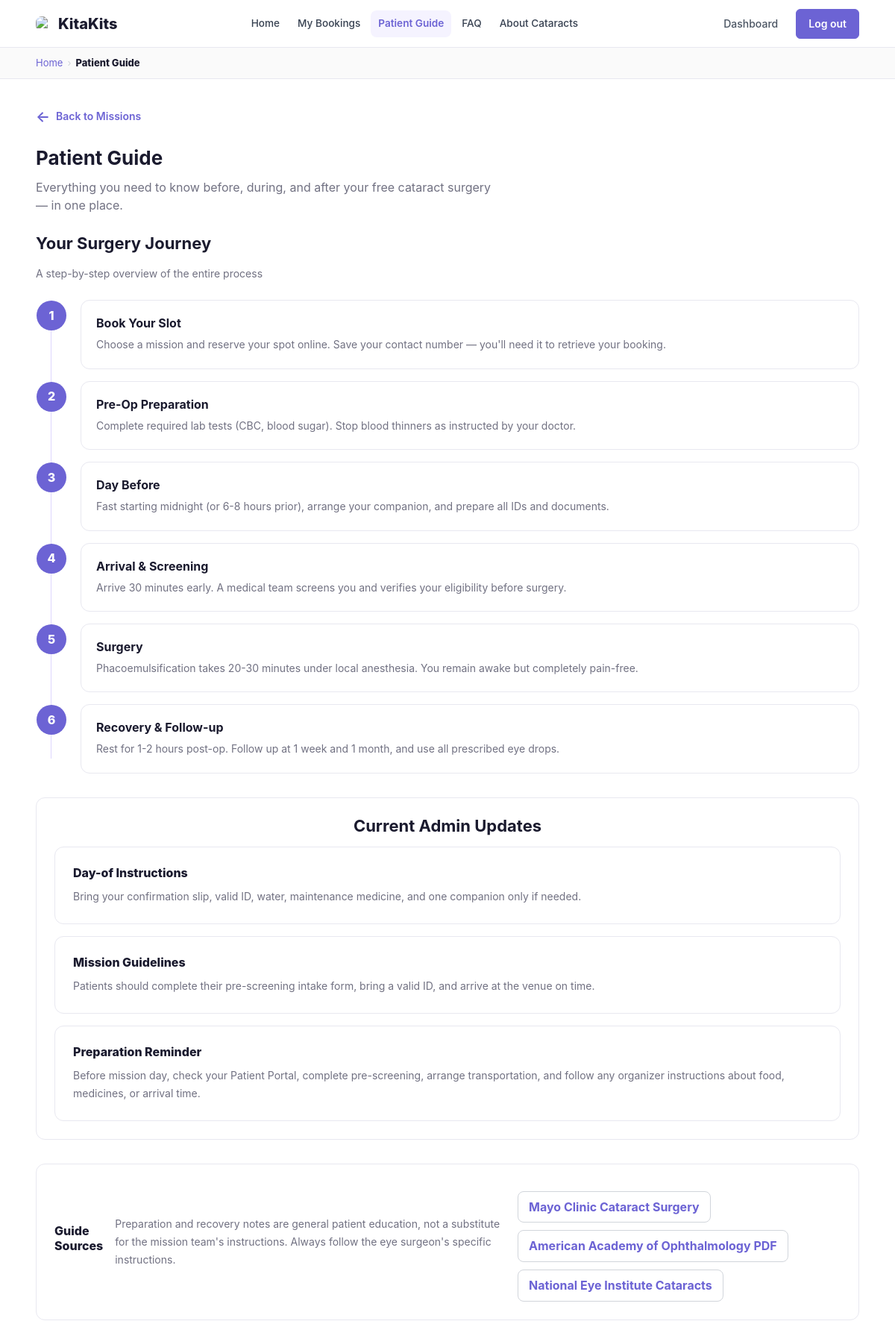
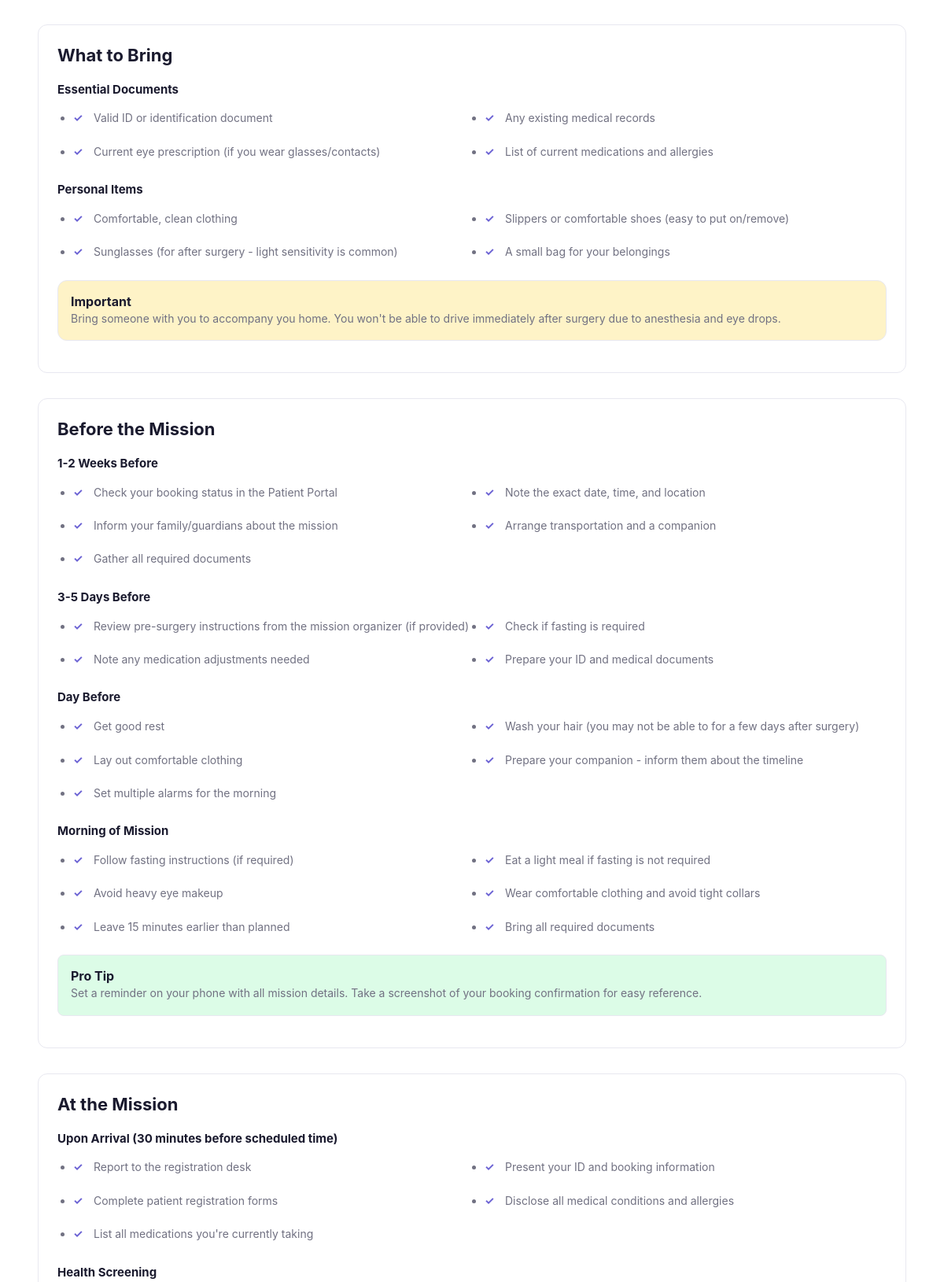
The app's page /pages/patient_guide.php (signed in, upper part) with its own data (2 pictures, top to bottom).
### tables this page shows
CREATE TABLE `content_pages` (
  `page_id` int(11) NOT NULL AUTO_INCREMENT,
  `page_key` varchar(80) NOT NULL,
  `title` varchar(150) NOT NULL,
  `body` longtext NOT NULL,
  `status` enum('draft','published','archived') NOT NULL DEFAULT 'draft',
  `updated_by` int(11) DEFAULT NULL,
  `published_at` timestamp NULL DEFAULT NULL,
  `created_at` timestamp NOT NULL DEFAULT current_timestamp(),
  `updated_at` timestamp NOT NULL DEFAULT current_timestamp() ON UPDATE current_timestamp(),
  PRIMARY KEY (`page_id`),
  UNIQUE KEY `uq_content_pages_key` (`page_key`),
  KEY `idx_content_pages_status` (`status`),
  KEY `idx_content_pages_updated_by` (`updated_by`),
  CONSTRAINT `fk_content_pages_updated_by` FOREIGN KEY (`updated_by`) REFERENCES `users` (`user_id`) ON DELETE SET NULL ON UPDATE CASCADE
);

### public/pages/patient_guide.php (the view, shortened to what this page needs)
<?php
require_once(__DIR__ . '/../../app/config/db.php');
require_once(__DIR__ . '/../includes/layout.php');
$managed_content = [];
try {
    $content_stmt = $conn->prepare("SELECT page_key, title, body
                                    FROM content_pages
                                    WHERE status = 'published'
                                      AND page_key IN ('patient_guide_preparation', 'mission_guidelines', 'day_of_instructions')
                                    ORDER BY page_key ASC");
    $content_stmt->execute();
    $managed_content = $content_stmt->fetchAll(PDO::FETCH_ASSOC);
} catch (PDOException $e) {
    $managed_content = [];
}
?>
<!DOCTYPE html>
<html lang="en">
<head>
    <link rel="stylesheet" href="../assets/css/style.css">
</head>
<body class="page-patient-guide">
    <main class="container">
        <a href="../index.php" class="btn-back">Back to Missions</a>
        <section class="figma-page-intro">
            <h1>Patient Guide</h1>
            <p>Everything you need to know before, during, and after your free cataract surgery — in one place.</p>
        </section>
        <div class="guide-section guide-journey">
            <div class="section-header">
                <div>
                    <h2>Your Surgery Journey</h2>
                    <p>A step-by-step overview of the entire process</p>
                </div>
            </div>
            <div class="timeline">
                <div class="timeline-item">
                    <h4>Book Your Slot</h4>
                    <p>Choose a mission and reserve your spot online. Save your contact number — you'll need it to retrieve your booking.</p>
                </div>
                <div class="timeline-item">
                    <h4>Pre-Op Preparation</h4>
                    <p>Complete required lab tests (CBC, blood sugar). Stop blood thinners as instructed by your doctor.</p>
                </div>
                <div class="timeline-item">
                    <h4>Day Before</h4>
                    <p>Fast starting midnight (or 6-8 hours prior), arrange your companion, and prepare all IDs and documents.</p>
                </div>
                <div class="timeline-item">
                    <h4>Arrival &amp; Screening</h4>
                    <p>Arrive 30 minutes early. A medical team screens you and verifies your eligibility before surgery.</p>
                </div>
                <div class="timeline-item">
                    <h4>Surgery</h4>
                    <p>Phacoemulsification takes 20-30 minutes under local anesthesia. You remain awake but completely pain-free.</p>
                </div>
                <div class="timeline-item">
                    <h4>Recovery &amp; Follow-up</h4>
                    <p>Rest for 1-2 hours post-op. Follow up at 1 week and 1 month, and use all prescribed eye drops.</p>
                </div>
            </div>
        </div>
        <?php if ($managed_content): ?>
            <section class="patient-resources">
                <h2 class="centered-section-title">Current Admin Updates</h2>
                <div class="content-advisory-grid">
                    <?php foreach ($managed_content as $page): ?>
                        <article class="content-advisory">
                            <h3><?php echo htmlspecialchars($page['title']); ?></h3>
                            <p><?php echo nl2br(htmlspecialchars($page['body'])); ?></p>
                        </article>
                    <?php endforeach; ?>
                </div>
            </section>
        <?php endif; ?>
        <div class="source-panel figma-secondary-source">
            <h3>Guide Sources</h3>
            <p>Preparation and recovery notes are general patient education, not a substitute for the mission team's instructions. Always follow the eye surgeon's specific instructions.</p>
            <div class="source-links">
                <a class="source-button" href="https://www.mayoclinic.org/tests-procedures/cataract-surgery/about/pac-20384765" target="_blank" rel="noopener">Mayo Clinic Cataract Surgery</a>
                <a class="source-button" href="https://store.aao.org/media/resources/051225/Cataract-Surgery_09-19.pdf" target="_blank" rel="noopener">American Academy of Ophthalmology PDF</a>
                <a class="source-button" href="https://www.nei.nih.gov/eye-health-information/eye-conditions-and-diseases/cataracts" target="_blank" rel="noopener">National Eye Institute Cataracts</a>
            </div>
        </div>
        <div class="guide-section">
            <h2>What to Bring</h2>
            <h3>Essential Documents</h3>
            <ul class="checklist">
                <li>Valid ID or identification document</li>
                <li>Any existing medical records</li>
                <li>Current eye prescription (if you wear glasses/contacts)</li>
                <li>List of current medications and allergies</li>
            </ul>
            <h3>Personal Items</h3>
            <ul class="checklist">
                <li>Comfortable, clean clothing</li>
                <li>Slippers or comfortable shoes (easy to put on/remove)</li>
                <li>Sunglasses (for after surgery - light sensitivity is common)</li>
                <li>A small bag for your belongings</li>
            </ul>
            <div class="warning-box">
                <h4>Important</h4>
                <p>Bring someone with you to accompany you home. You won't be able to drive immediately after surgery due to anesthesia and eye drops.</p>
            </div>
        </div>
        <div class="guide-section">
            <h2>Before the Mission</h2>
            <h3>1-2 Weeks Before</h3>
            <ul class="checklist">
                <li>Check your booking status in the Patient Portal</li>
                <li>Note the exact date, time, and location</li>
                <li>Inform your family/guardians about the mission</li>
                <li>Arrange transportation and a companion</li>
                <li>Gather all required documents</li>
            </ul>
            <h3>3-5 Days Before</h3>
            <ul class="checklist">
                <li>Review pre-surgery instructions from the mission organizer (if provided)</li>
                <li>Check if fasting is required</li>
                <li>Note any medication adjustments needed</li>
                <li>Prepare your ID and medical documents</li>
            </ul>
            <h3>Day Before</h3>
            <ul class="checklist">
                <li>Get good rest</li>
                <li>Wash your hair (you may not be able to for a few days after surgery)</li>
                <li>Lay out comfortable clothing</li>
                <li>Prepare your companion - inform them about the timeline</li>
                <li>Set multiple alarms for the morning</li>
            </ul>
            <h3>Morning of Mission</h3>
            <ul class="checklist">
                <li>Follow fasting instructions (if required)</li>
                <li>Eat a light meal if fasting is not required</li>
                <li>Avoid heavy eye makeup</li>
                <li>Wear comfortable clothing and avoid tight collars</li>
                <li>Leave 15 minutes earlier than planned</li>
                <li>Bring all required documents</li>
            </ul>
            <div class="tip-box">
                <h4>Pro Tip</h4>
                <p>Set a reminder on your phone with all mission details. Take a screenshot of your booking confirmation for easy reference.</p>
            </div>
        </div>
        <div class="guide-section">
            <h2>At the Mission</h2>
            <h3>Upon Arrival (30 minutes before scheduled time)</h3>
            <ul class="checklist">
                <li>Report to the registration desk</li>
                <li>Present your ID and booking information</li>
                <li>Complete patient registration forms</li>
                <li>Disclose all medical conditions and allergies</li>
                <li>List all medications you're currently taking</li>
            </ul>
            <h3>Health Screening</h3>
        </div>
    </main>
</body>
</html>

### records on screen
content_pages: title "Day-of Instructions", body "Bring your confirmation slip, valid ID, water, maintenance medicine, and one companion only if needed."
content_pages: title "Mission Guidelines", body "Patients should complete their pre-screening intake form, bring a valid ID, and arrive at the venue on time."
content_pages: title "Preparation Reminder", body "Before mission day, check your Patient Portal, complete pre-screening, arrange transportation, and follow any organizer instructions about food, medicines, or arrival time."

### other values on screen
kk_html($label) "Home My Bookings Patient Guide FAQ About Cataracts"
kk_html($item['label']) "Patient Guide"
